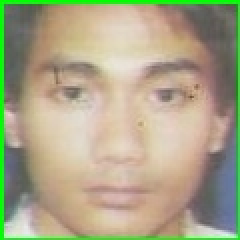
#> input picture 120120_faces.jpg, 120 x 120 px (shown 2 times larger)
$ jupyter execute 'face identification.ipynb'
#> lines starting #> are read from the running program, lines starting #| are printed output that depends on the picture
[cell 1]
import numpy as np
import cv2 as cv
import matplotlib.pyplot as plt

img1 = cv.imread("120120_faces.jpg",cv.IMREAD_GRAYSCALE) # queryImage
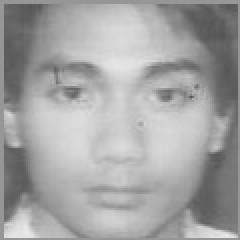
#> img1: shape (120, 120) (shown 2 times larger); min 84, max 235, mean 163.2

img2 = cv.imread("323323_faces.jpg",cv.IMREAD_GRAYSCALE) # trainImage
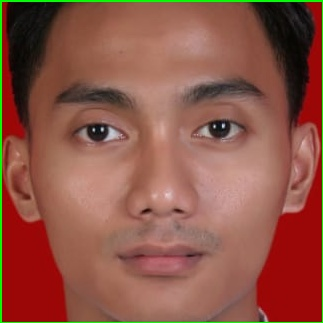
#> input picture 323323_faces.jpg, 323 x 323 px
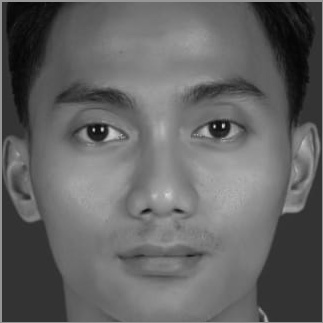
#> img2: shape (323, 323); min 4, max 217, mean 100.3

# Initiate SIFT detector
sift = cv.xfeatures2d.SIFT_create(nfeatures =1000,
nOctaveLayers = 3,
contrastThreshold = 0.04,
edgeThreshold = 10,
sigma = 1.6)
# find the keypoints and descriptors with SIFT
kp1, des1 = sift.detectAndCompute(img1,None)
#> kp1 = 48 keypoints; strongest (x, y, size): (83, 47, 4.6), (8, 72, 2.9), (103, 102, 12.6), (58, 58, 49)
kp2, des2 = sift.detectAndCompute(img2,None)
#> kp2 = 138 keypoints; strongest (x, y, size): (223, 126, 2.4), (102, 129, 2.3), (94, 130, 1.9), (112, 134, 6.4)
# BFMatcher with default params
bf = cv.BFMatcher()
matches = bf.knnMatch(des1,des2,k=2)
#> matches = 48 matches
# Apply ratio test
good = []
for m,n in matches:
    if m.distance >0.90*n.distance:
        good.append([m])
#> this loop made 48 passes
#> after the loop, good = 36 matches
# cv.drawMatchesKnn expects list of lists as matches.
img3 = cv.drawMatchesKnn(img1,kp1,img2,kp2,good,None,flags=cv.DrawMatchesFlags_NOT_DRAW_SINGLE_POINTS)
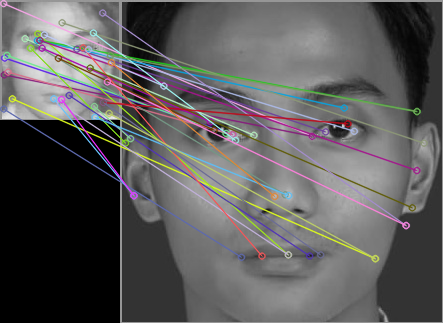
#> img3: shape (323, 443, 3); mean of channels 0, 1, 2 91.7, 91.4, 92.6; drawn as B, G, R
